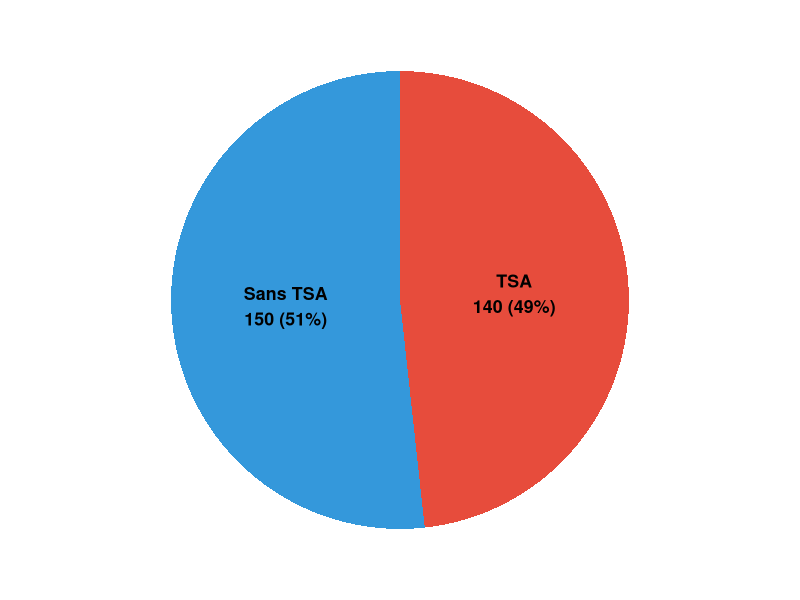
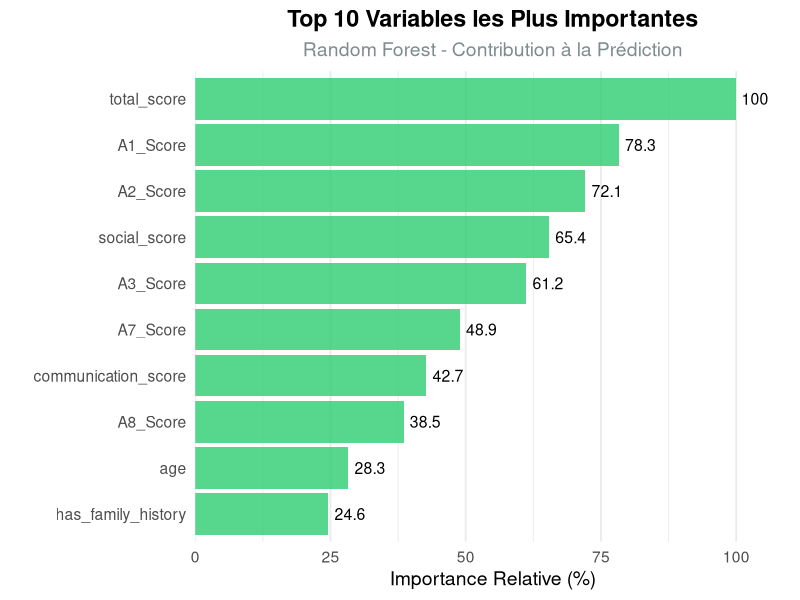

R code for these plots, in order:
## ---- chunk 1
library(ggplot2)
library(dplyr)

# Données de démonstration
demo_data <- data.frame(
  Diagnostic = c("Sans TSA", "TSA"),
  Nombre = c(150, 140),
  Pourcentage = c(51, 49)
)

ggplot(demo_data, aes(x = "", y = Nombre, fill = Diagnostic)) +
  geom_bar(stat = "identity", width = 1) +
  coord_polar("y") +
  geom_text(aes(label = paste0(Diagnostic, "\n", Nombre, " (", Pourcentage, "%)")),
            position = position_stack(vjust = 0.5),
            size = 4.5, fontface = "bold") +
  scale_fill_manual(values = c("Sans TSA" = "#3498db", "TSA" = "#e74c3c")) +
  theme_void() +
  theme(legend.position = "none",
        plot.margin = margin(10, 10, 10, 10))
## ---- chunk 2
# Données d'importance simulées
importance_data <- data.frame(
  Variable = c("total_score", "A1_Score", "A2_Score", "social_score", 
               "A3_Score", "A7_Score", "communication_score", "A8_Score",
               "age", "has_family_history"),
  Importance = c(100, 78.3, 72.1, 65.4, 61.2, 48.9, 42.7, 38.5, 28.3, 24.6)
)

library(ggplot2)
ggplot(importance_data, aes(x = reorder(Variable, Importance), y = Importance)) +
  geom_col(fill = "#2ecc71", alpha = 0.8) +
  geom_text(aes(label = round(Importance, 1)), hjust = -0.2, size = 4) +
  coord_flip() +
  scale_y_continuous(expand = expansion(mult = c(0, 0.1))) +
  labs(title = "Top 10 Variables les Plus Importantes",
       subtitle = "Random Forest - Contribution à la Prédiction",
       x = "", y = "Importance Relative (%)") +
  theme_minimal(base_size = 14) +
  theme(
    plot.title = element_text(face = "bold", hjust = 0.5),
    plot.subtitle = element_text(hjust = 0.5, color = "#7f8c8d"),
    panel.grid.major.y = element_blank()
  )
